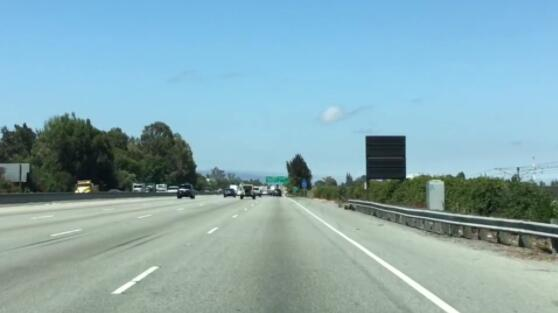
#> input picture FirstBlock/LaneLinesStudy/test.jpg, 558 x 313 px
$ python '3.Color Selection Code.py'
#> lines starting #> are read from the running program, lines starting #| are printed output that depends on the picture; after the words box and inside, x2 and y2 are one past the last pixel; in counts of white or black regions, pixels touching at a corner belong together
# -*- coding:utf-8 -*-
# @Date :2022/1/18 17:23
# @Author:KittyLess
# @name: 3.Color Selection Code

import matplotlib.pyplot as plt
import matplotlib.image as mpimg
import numpy as np

image = mpimg.imread('./test.jpg')
#> image is the input picture: shape (313, 558, 3); mean R, G, B 135.2, 171.1, 179.6
print('This image is: ',type(image),
      'with dimensions:',image.shape)
#| This image is:  <class 'numpy.ndarray'> with dimensions: (313, 558, 3)

ysize = image.shape[0]
#> ysize = 313
xsize = image.shape[1]
#> xsize = 558
color_select = np.copy(image)

red_threshold = 200
green_threshold = 200
blue_threshold = 200
rgb_threshold = [red_threshold,green_threshold,blue_threshold]

thresholds = (image[:,:,0] < rgb_threshold[0]) \
            | (image[:,:,1] < rgb_threshold[1]) \
            | (image[:,:,2] < rgb_threshold[2])
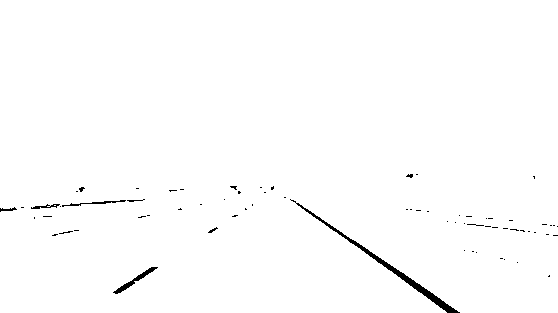
#> thresholds: shape (313, 558) bool; 99.1% white; 69 black regions (62 under 20 px), largest, box (x1, y1, x2, y2) and area: (290, 199, 460, 313) 861, (113, 267, 158, 294) 208, (62, 200, 126, 207) 108
color_select[thresholds] = [0,0,0]
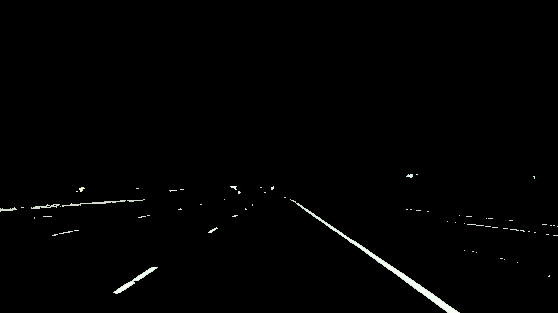
#> color_select: shape (313, 558, 3); mean R, G, B 2.1, 2.2, 2.1

plt.imshow(color_select)
plt.show()
